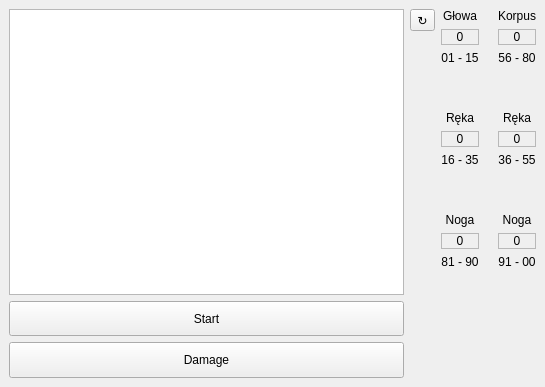
<?xml version="1.0" encoding="UTF-8"?>
<ui version="4.0">
 <class>MainWindow</class>
 <widget class="QMainWindow" name="MainWindow">
  <property name="geometry">
   <rect>
    <x>0</x>
    <y>0</y>
    <width>545</width>
    <height>387</height>
   </rect>
  </property>
  <property name="sizePolicy">
   <sizepolicy hsizetype="Preferred" vsizetype="Preferred">
    <horstretch>0</horstretch>
    <verstretch>0</verstretch>
   </sizepolicy>
  </property>
  <property name="windowTitle">
   <string>Application</string>
  </property>
  <widget class="QWidget" name="centralwidget">
   <layout class="QGridLayout" name="gridLayout">
    <item row="0" column="0" rowspan="2">
     <layout class="QVBoxLayout" name="verticalLayout">
      <item>
       <widget class="QTableView" name="tableView">
        <property name="sizePolicy">
         <sizepolicy hsizetype="MinimumExpanding" vsizetype="MinimumExpanding">
          <horstretch>0</horstretch>
          <verstretch>8</verstretch>
         </sizepolicy>
        </property>
       </widget>
      </item>
      <item>
       <widget class="QPushButton" name="startButton">
        <property name="sizePolicy">
         <sizepolicy hsizetype="MinimumExpanding" vsizetype="Preferred">
          <horstretch>0</horstretch>
          <verstretch>1</verstretch>
         </sizepolicy>
        </property>
        <property name="text">
         <string>Start</string>
        </property>
       </widget>
      </item>
      <item>
       <widget class="QPushButton" name="dmgButton">
        <property name="sizePolicy">
         <sizepolicy hsizetype="MinimumExpanding" vsizetype="Preferred">
          <horstretch>0</horstretch>
          <verstretch>1</verstretch>
         </sizepolicy>
        </property>
        <property name="text">
         <string>Damage</string>
        </property>
       </widget>
      </item>
     </layout>
    </item>
    <item row="0" column="1" alignment="Qt::AlignTop">
     <widget class="QToolButton" name="resetButton">
      <property name="text">
       <string>↻</string>
      </property>
     </widget>
    </item>
    <item row="0" column="2">
     <layout class="QHBoxLayout" name="horizontalLayout">
      <property name="sizeConstraint">
       <enum>QLayout::SetDefaultConstraint</enum>
      </property>
      <item>
       <layout class="QVBoxLayout" name="verticalLayout_2">
        <item>
         <widget class="QLabel" name="label_8">
          <property name="sizePolicy">
           <sizepolicy hsizetype="Preferred" vsizetype="Preferred">
            <horstretch>0</horstretch>
            <verstretch>0</verstretch>
           </sizepolicy>
          </property>
          <property name="text">
           <string>Głowa</string>
          </property>
          <property name="textFormat">
           <enum>Qt::AutoText</enum>
          </property>
          <property name="alignment">
           <set>Qt::AlignCenter</set>
          </property>
         </widget>
        </item>
        <item>
         <widget class="QLabel" name="headLabel">
          <property name="frameShape">
           <enum>QFrame::StyledPanel</enum>
          </property>
          <property name="frameShadow">
           <enum>QFrame::Sunken</enum>
          </property>
          <property name="text">
           <string>0</string>
          </property>
          <property name="alignment">
           <set>Qt::AlignCenter</set>
          </property>
         </widget>
        </item>
        <item>
         <widget class="QLabel" name="label_2">
          <property name="text">
           <string>01 - 15</string>
          </property>
          <property name="alignment">
           <set>Qt::AlignCenter</set>
          </property>
         </widget>
        </item>
        <item>
         <spacer name="verticalSpacer">
          <property name="orientation">
           <enum>Qt::Vertical</enum>
          </property>
          <property name="sizeHint" stdset="0">
           <size>
            <width>20</width>
            <height>40</height>
           </size>
          </property>
         </spacer>
        </item>
        <item>
         <widget class="QLabel" name="label_10">
          <property name="text">
           <string>Ręka</string>
          </property>
          <property name="alignment">
           <set>Qt::AlignCenter</set>
          </property>
         </widget>
        </item>
        <item>
         <widget class="QLabel" name="handRLabel">
          <property name="frameShape">
           <enum>QFrame::StyledPanel</enum>
          </property>
          <property name="text">
           <string>0</string>
          </property>
          <property name="alignment">
           <set>Qt::AlignCenter</set>
          </property>
         </widget>
        </item>
        <item>
         <widget class="QLabel" name="label_4">
          <property name="text">
           <string>16 - 35</string>
          </property>
          <property name="alignment">
           <set>Qt::AlignCenter</set>
          </property>
         </widget>
        </item>
        <item>
         <spacer name="verticalSpacer_2">
          <property name="orientation">
           <enum>Qt::Vertical</enum>
          </property>
          <property name="sizeHint" stdset="0">
           <size>
            <width>20</width>
            <height>40</height>
           </size>
          </property>
         </spacer>
        </item>
        <item>
         <widget class="QLabel" name="label_12">
          <property name="text">
           <string>Noga</string>
          </property>
          <property name="alignment">
           <set>Qt::AlignCenter</set>
          </property>
         </widget>
        </item>
        <item>
         <widget class="QLabel" name="legRLabel">
          <property name="frameShape">
           <enum>QFrame::StyledPanel</enum>
          </property>
          <property name="text">
           <string>0</string>
          </property>
          <property name="alignment">
           <set>Qt::AlignCenter</set>
          </property>
         </widget>
        </item>
        <item>
         <widget class="QLabel" name="label_6">
          <property name="text">
           <string>81 - 90</string>
          </property>
          <property name="alignment">
           <set>Qt::AlignCenter</set>
          </property>
         </widget>
        </item>
       </layout>
      </item>
      <item alignment="Qt::AlignHCenter">
       <widget class="QLabel" name="label">
        <property name="sizePolicy">
         <sizepolicy hsizetype="Preferred" vsizetype="Preferred">
          <horstretch>0</horstretch>
          <verstretch>0</verstretch>
         </sizepolicy>
        </property>
        <property name="text">
         <string/>
        </property>
        <property name="pixmap">
         <pixmap resource="res.qrc">:/images/Resources/char.png</pixmap>
        </property>
        <property name="scaledContents">
         <bool>false</bool>
        </property>
        <property name="alignment">
         <set>Qt::AlignJustify|Qt::AlignVCenter</set>
        </property>
       </widget>
      </item>
      <item>
       <layout class="QVBoxLayout" name="verticalLayout_3">
        <item>
         <widget class="QLabel" name="label_3">
          <property name="text">
           <string>Korpus</string>
          </property>
          <property name="alignment">
           <set>Qt::AlignCenter</set>
          </property>
         </widget>
        </item>
        <item>
         <widget class="QLabel" name="bodyLabel">
          <property name="frameShape">
           <enum>QFrame::StyledPanel</enum>
          </property>
          <property name="text">
           <string>0</string>
          </property>
          <property name="alignment">
           <set>Qt::AlignCenter</set>
          </property>
         </widget>
        </item>
        <item>
         <widget class="QLabel" name="label_7">
          <property name="text">
           <string>56 - 80</string>
          </property>
          <property name="alignment">
           <set>Qt::AlignCenter</set>
          </property>
         </widget>
        </item>
        <item>
         <spacer name="verticalSpacer_6">
          <property name="orientation">
           <enum>Qt::Vertical</enum>
          </property>
          <property name="sizeHint" stdset="0">
           <size>
            <width>20</width>
            <height>40</height>
           </size>
          </property>
         </spacer>
        </item>
        <item>
         <widget class="QLabel" name="label_14">
          <property name="text">
           <string>Ręka</string>
          </property>
          <property name="alignment">
           <set>Qt::AlignCenter</set>
          </property>
         </widget>
        </item>
        <item>
         <widget class="QLabel" name="handLLabel">
          <property name="frameShape">
           <enum>QFrame::StyledPanel</enum>
          </property>
          <property name="text">
           <string>0</string>
          </property>
          <property name="alignment">
           <set>Qt::AlignCenter</set>
          </property>
         </widget>
        </item>
        <item>
         <widget class="QLabel" name="label_16">
          <property name="text">
           <string>36 - 55</string>
          </property>
          <property name="alignment">
           <set>Qt::AlignCenter</set>
          </property>
         </widget>
        </item>
        <item>
         <spacer name="verticalSpacer_7">
          <property name="orientation">
           <enum>Qt::Vertical</enum>
          </property>
          <property name="sizeHint" stdset="0">
           <size>
            <width>20</width>
            <height>40</height>
           </size>
          </property>
         </spacer>
        </item>
        <item>
         <widget class="QLabel" name="label_17">
          <property name="text">
           <string>Noga</string>
          </property>
          <property name="alignment">
           <set>Qt::AlignCenter</set>
          </property>
         </widget>
        </item>
        <item>
         <widget class="QLabel" name="legLLabel">
          <property name="frameShape">
           <enum>QFrame::StyledPanel</enum>
          </property>
          <property name="text">
           <string>0</string>
          </property>
          <property name="alignment">
           <set>Qt::AlignCenter</set>
          </property>
         </widget>
        </item>
        <item>
         <widget class="QLabel" name="label_19">
          <property name="text">
           <string>91 - 00</string>
          </property>
          <property name="alignment">
           <set>Qt::AlignCenter</set>
          </property>
         </widget>
        </item>
       </layout>
      </item>
     </layout>
    </item>
    <item row="1" column="2">
     <spacer name="verticalSpacer_5">
      <property name="orientation">
       <enum>Qt::Vertical</enum>
      </property>
      <property name="sizeHint" stdset="0">
       <size>
        <width>20</width>
        <height>40</height>
       </size>
      </property>
     </spacer>
    </item>
   </layout>
  </widget>
 </widget>
 <resources>
  <include location="res.qrc"/>
 </resources>
 <connections/>
 <slots>
  <slot>start()</slot>
 </slots>
</ui>
